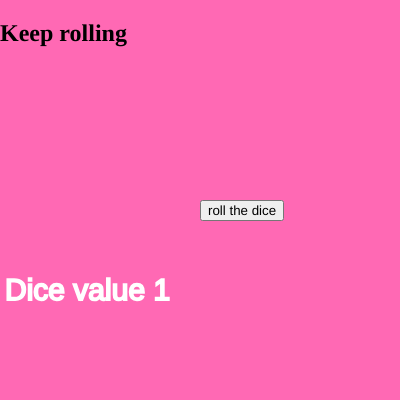
Frame 1 (no input)
Frame 60 (no input): identical to frame 1, image omitted
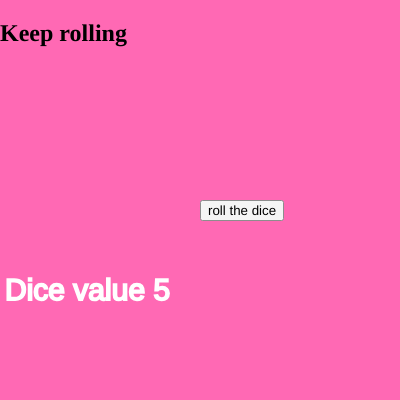
Frame 120 (the mouse pressed at the canvas centre since frame 60)

The p5.js sketch that drew these frames (run headless with seeded random() and noise() and a simulated clock; from frame 60 on, the mouse is pressed at the canvas centre):

// p5.js sketch
// ── sketch.js
let button;
let elem;
let dice = 1;

function setup() {
  elem= createElement ("h2", "Keep rolling");
  elem.position(0,0);
  createCanvas(400, 400);
  button = createButton("roll the dice");
  button.position(200,200);
  button.mousePressed(rollDice);

}

function draw() {
  background("hotpink");
  stroke("white");
  strokeWeight(2);
  fill("white");
  textSize(30);
  text("Dice value "+ dice, 5 ,300);


}

function rollDice(){
  dice = random(1,6);
  dice = ceil(dice);

}
